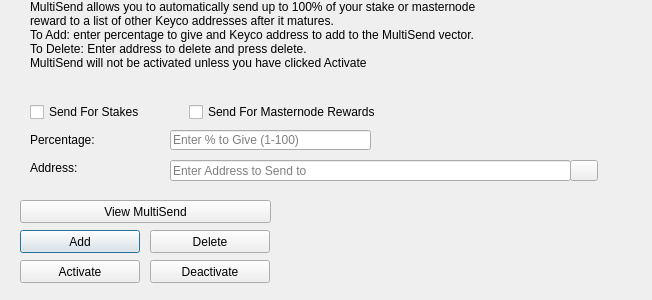
<?xml version="1.0" encoding="UTF-8"?>
<ui version="4.0">
 <class>MultiSendDialog</class>
 <widget class="QDialog" name="MultiSendDialog">
  <property name="windowModality">
   <enum>Qt::NonModal</enum>
  </property>
  <property name="geometry">
   <rect>
    <x>0</x>
    <y>0</y>
    <width>652</width>
    <height>300</height>
   </rect>
  </property>
  <property name="windowTitle">
   <string>MultiSend</string>
  </property>
  <widget class="QLineEdit" name="multiSendPercentEdit">
   <property name="geometry">
    <rect>
     <x>170</x>
     <y>130</y>
     <width>201</width>
     <height>20</height>
    </rect>
   </property>
   <property name="toolTip">
    <string>Enter whole numbers 1 - 100</string>
   </property>
   <property name="placeholderText">
    <string>Enter % to Give (1-100)</string>
   </property>
  </widget>
  <widget class="QLineEdit" name="multiSendAddressEdit">
   <property name="geometry">
    <rect>
     <x>170</x>
     <y>160</y>
     <width>401</width>
     <height>21</height>
    </rect>
   </property>
   <property name="toolTip">
    <string/>
   </property>
   <property name="placeholderText">
    <string>Enter Address to Send to</string>
   </property>
  </widget>
  <widget class="QLabel" name="label_2">
   <property name="geometry">
    <rect>
     <x>30</x>
     <y>0</y>
     <width>451</width>
     <height>121</height>
    </rect>
   </property>
   <property name="lineWidth">
    <number>1</number>
   </property>
   <property name="text">
    <string>MultiSend allows you to automatically send up to 100% of your stake or masternode reward to a list of other Keyco addresses after it matures.
To Add: enter percentage to give and Keyco address to add to the MultiSend vector.
To Delete: Enter address to delete and press delete.
MultiSend will not be activated unless you have clicked Activate</string>
   </property>
   <property name="alignment">
    <set>Qt::AlignLeading|Qt::AlignLeft|Qt::AlignTop</set>
   </property>
   <property name="wordWrap">
    <bool>true</bool>
   </property>
  </widget>
  <widget class="QLabel" name="message">
   <property name="geometry">
    <rect>
     <x>290</x>
     <y>200</y>
     <width>351</width>
     <height>91</height>
    </rect>
   </property>
   <property name="text">
    <string/>
   </property>
  </widget>
  <widget class="QPushButton" name="addButton">
   <property name="geometry">
    <rect>
     <x>20</x>
     <y>230</y>
     <width>120</width>
     <height>23</height>
    </rect>
   </property>
   <property name="toolTip">
    <string/>
   </property>
   <property name="statusTip">
    <string>Add to MultiSend Vector</string>
   </property>
   <property name="text">
    <string>Add</string>
   </property>
  </widget>
  <widget class="QPushButton" name="disableButton">
   <property name="geometry">
    <rect>
     <x>150</x>
     <y>260</y>
     <width>120</width>
     <height>23</height>
    </rect>
   </property>
   <property name="statusTip">
    <string>Deactivate MultiSend</string>
   </property>
   <property name="text">
    <string>Deactivate</string>
   </property>
  </widget>
  <widget class="QPushButton" name="addressBookButton">
   <property name="geometry">
    <rect>
     <x>570</x>
     <y>160</y>
     <width>28</width>
     <height>21</height>
    </rect>
   </property>
   <property name="toolTip">
    <string>Choose an address from the address book</string>
   </property>
   <property name="text">
    <string/>
   </property>
   <property name="icon">
    <iconset resource="../keyco.qrc">
     <normaloff>:/icons/address-book</normaloff>:/icons/address-book</iconset>
   </property>
   <property name="shortcut">
    <string>Alt+A</string>
   </property>
   <property name="autoDefault">
    <bool>false</bool>
   </property>
  </widget>
  <widget class="QLabel" name="label">
   <property name="geometry">
    <rect>
     <x>30</x>
     <y>130</y>
     <width>121</width>
     <height>20</height>
    </rect>
   </property>
   <property name="toolTip">
    <string>Percentage of stake to send</string>
   </property>
   <property name="text">
    <string>Percentage:</string>
   </property>
  </widget>
  <widget class="QLabel" name="label_5">
   <property name="geometry">
    <rect>
     <x>30</x>
     <y>160</y>
     <width>111</width>
     <height>16</height>
    </rect>
   </property>
   <property name="toolTip">
    <string>Address to send portion of stake to</string>
   </property>
   <property name="text">
    <string>Address:</string>
   </property>
  </widget>
  <widget class="QPushButton" name="deleteButton">
   <property name="geometry">
    <rect>
     <x>150</x>
     <y>230</y>
     <width>120</width>
     <height>23</height>
    </rect>
   </property>
   <property name="toolTip">
    <string/>
   </property>
   <property name="statusTip">
    <string>Delete Address From MultiSend Vector</string>
   </property>
   <property name="text">
    <string>Delete</string>
   </property>
  </widget>
  <widget class="QPushButton" name="activateButton">
   <property name="geometry">
    <rect>
     <x>20</x>
     <y>260</y>
     <width>120</width>
     <height>23</height>
    </rect>
   </property>
   <property name="statusTip">
    <string>Activate MultiSend</string>
   </property>
   <property name="text">
    <string>Activate</string>
   </property>
  </widget>
  <widget class="QPushButton" name="viewButton">
   <property name="geometry">
    <rect>
     <x>20</x>
     <y>200</y>
     <width>251</width>
     <height>23</height>
    </rect>
   </property>
   <property name="toolTip">
    <string/>
   </property>
   <property name="statusTip">
    <string>View MultiSend Vector</string>
   </property>
   <property name="text">
    <string>View MultiSend</string>
   </property>
  </widget>
  <widget class="QWidget" name="horizontalLayoutWidget">
   <property name="geometry">
    <rect>
     <x>30</x>
     <y>100</y>
     <width>351</width>
     <height>24</height>
    </rect>
   </property>
   <layout class="QHBoxLayout" name="horizontalLayout">
    <item>
     <widget class="QCheckBox" name="multiSendStakeCheckBox">
      <property name="text">
       <string>Send For Stakes</string>
      </property>
     </widget>
    </item>
    <item>
     <widget class="QCheckBox" name="multiSendMasternodeCheckBox">
      <property name="text">
       <string>Send For Masternode Rewards</string>
      </property>
     </widget>
    </item>
   </layout>
  </widget>
 </widget>
 <resources>
  <include location="../keyco.qrc"/>
 </resources>
 <connections/>
</ui>
